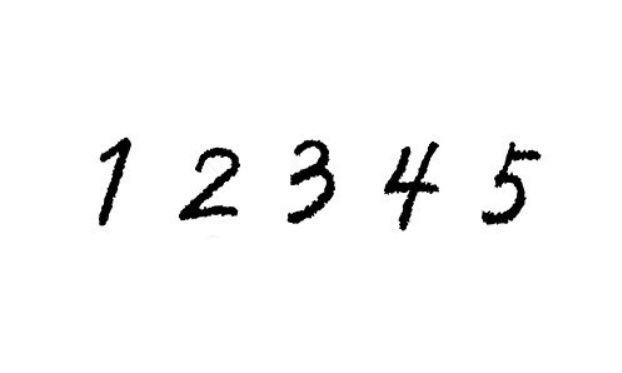
#> input picture test_picture/12345.png, 622 x 373 px, found by its file name
$ jupyter execute --allow-errors Number_Inference_Mnist3.ipynb
#> lines starting #> are read from the running program, lines starting #| are printed output that depends on the picture; after the words box and inside, x2 and y2 are one past the last pixel; in counts of white or black regions, pixels touching at a corner belong together
[cell 1]
import numpy as np
import cv2


from keras.models import load_model
#> (the rest of this cell did not finish here and is left out)

[cell 2]
img_1 = cv2.imread(r'C:\Users\timch\MyPython\opencv_test\12345.png')
#> img_1 is the input picture: shape (373, 622, 3); min 0, max 255, mean 247.5
img_2 = img_1[0:480, 80:560]
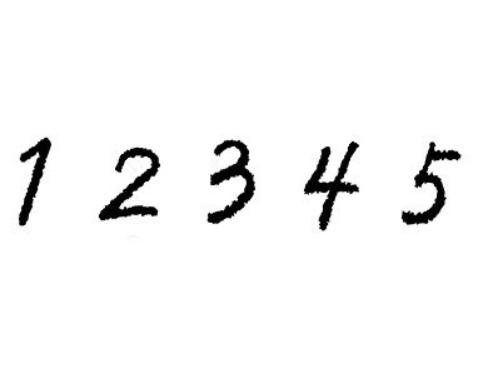
#> img_2: shape (373, 480, 3); min 0, max 255, mean 245.3
imgContour = img_2.copy()
cv2.imshow('Camera', img_2)

# canny
img_2_gray = cv2.cvtColor(img_2, cv2.COLOR_BGR2GRAY)
canny = cv2.Canny(img_2_gray, 150, 200)
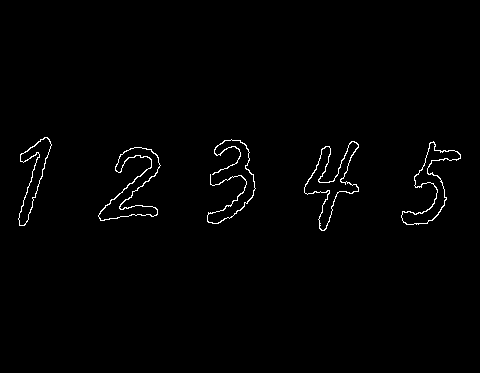
#> canny: shape (373, 480); 1.1% white in thin lines or dots, all inside (x1, y1, x2, y2) = (18, 137, 461, 231)
contours, hierarchy = cv2.findContours(
    canny, cv2.RETR_EXTERNAL, cv2.CHAIN_APPROX_NONE)
#> contours = 5 contours; box (x1, y1, x2, y2) and area: (98, 147, 161, 221) 1548, (304, 141, 359, 231) 1536, (401, 141, 461, 225) 1346, (18, 137, 52, 226) 1015, (207, 139, 256, 224) 100
cv2.imshow('canny', canny)

# find contour
position = []
for cnt in contours:
    cv2.drawContours(imgContour, cnt, -1, (255, 0, 0), 1)
    arcLengthh = cv2.arcLength(cnt, True)
    if arcLengthh > 100 and arcLengthh < 800:
        peri = cv2.arcLength(cnt, False)
        vertices = cv2.approxPolyDP(cnt, peri*0.02, False)
        x, y, w, h = cv2.boundingRect(vertices)
        pos = [x, y, w, h]
        position.append(pos)
        cv2.rectangle(imgContour, (x, y), (x+w, y+h), (0, 255, 0), 4)
#> this loop made 5 passes
#> (arcLengthh, peri, x, y, w, h) on passes 1 to 5: (391.2, 390.2, 100, 147, 61, 74), (346.3, 344.9, 402, 141, 59, 84), (386.4, 385.4, 307, 141, 52, 90), (732.3, 730.9, 208, 139, 48, 84), (255.1, 254.1, 19, 137, 33, 89)
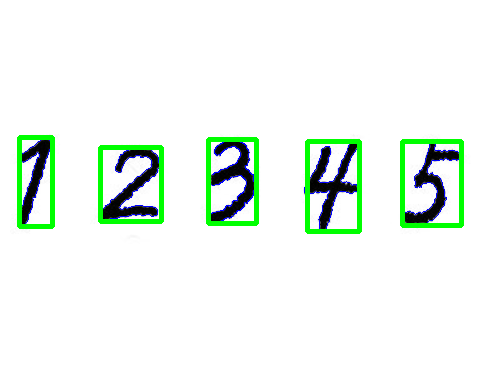
#> imgContour: shape (373, 480, 3); 4.47% of pixels changed, all inside (x1, y1, x2, y2) = (17, 135, 464, 234)
#> after the loop, position = [[100, 147, 61, 74], [402, 141, 59, 84], [307, 141, 52, 90], [208, 139, 48, 84], [19, 137, 33, 89]]
cv2.imshow('imgContour', imgContour)

# sort position
position.sort()

# crop img
crop_img = []
for p in position:
    x, y, w, h = p
    crop = img_2[y:y+h, x:x+w]
    crop_img.append(crop)
#> this loop made 5 passes
#> pass 1, `crop = img_2[y:y+h, x:x+w]`:
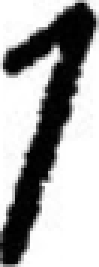
#> crop: shape (89, 33, 3) (shown 3 times larger); min 0, max 255, mean 168.6
#> pass 2, `crop = img_2[y:y+h, x:x+w]`:
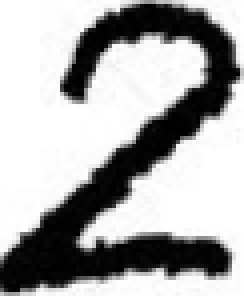
#> crop: shape (74, 61, 3) (shown 4 times larger); min 0, max 255, mean 170.4
#> pass 3, `crop = img_2[y:y+h, x:x+w]`:
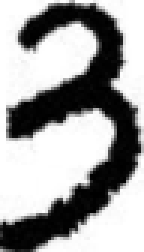
#> crop: shape (84, 48, 3) (shown 3 times larger); min 0, max 255, mean 160.4
#> after the loop, crop_img = 5 items
#> `cro = cv2.resize(cro, (480, 480))`:
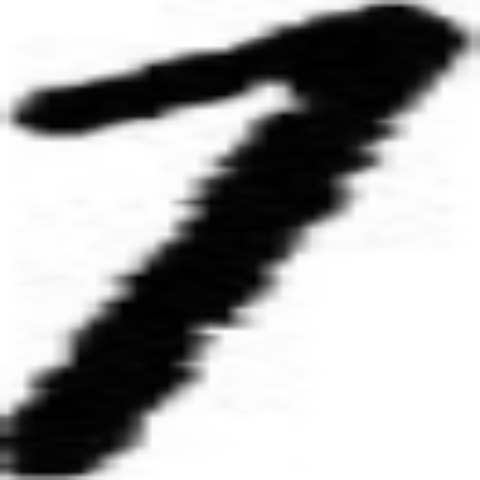
#> cro: shape (480, 480, 3); min 0, max 255, mean 168.5
#> `img_3 = 255 - cro_gray`:
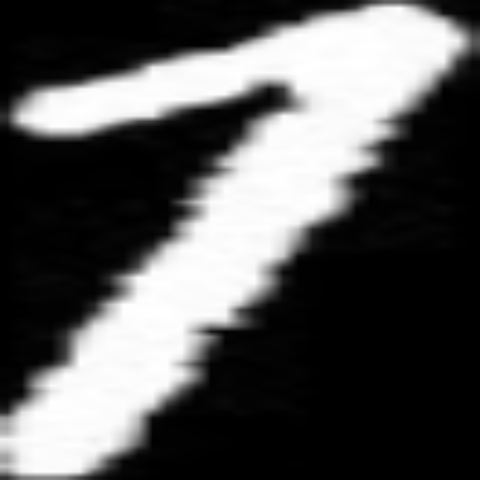
#> img_3: shape (480, 480); min 0, max 255, mean 86.5
#> `img_3_min = np.amin(img_3)`: img_3_min = 0
#> `img_6 = cv2.dilate(img_5, kernel, iterations=3)`:
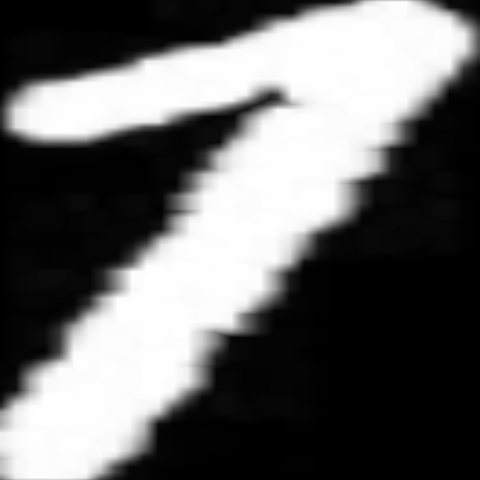
#> img_6: shape (480, 480) float32; min 0, max 255, mean 103.5
#> `img_7 = cv2.resize(img_6, (28, 28), 1)`:
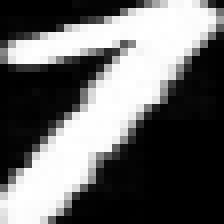
#> img_7: shape (28, 28) float32 (shown 8 times larger); min 0, max 255, mean 103.6

# convert to mnist
n = 1
#> (the rest of this cell did not finish here and is left out)

$ run again, with test_picture/038.png copied over test_picture/12345.png
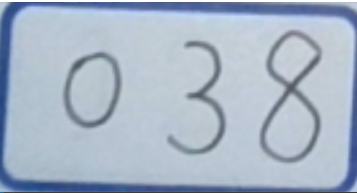
#> input picture test_picture/038.png, 357 x 193 px, found by its file name
#> img_1 is the input picture: shape (193, 357, 3); mean B, G, R 198.5, 181.5, 167.8
#> `canny = cv2.Canny(img_2_gray, 150, 200)`:
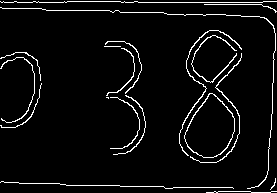
#> canny: shape (193, 277); 5% white in thin lines or dots
#> contours = 19 contours, 10 with area under 20; largest, box (x1, y1, x2, y2) and area: (184, 93, 235, 158) 2184, (179, 30, 242, 156) 72, (191, 35, 237, 83) 60, (190, 53, 242, 163) 56, (113, 95, 146, 155) 26
#> the loop `for cnt in contours:` made 19 passes
#> (arcLengthh, peri, vertices, x, y, w, h) on passes 1, 2, 19: (144.1, 143.1, [[214, 191], [206, 192], [276, 191], [215, 191]], 206, 191, 71, 2), (474.3, 473.3, [[1, 181], [233, 188], [2, 181]], 1, 181, 233, 8), (566.9, 565.5, [[0, 1], [276, 1], [1, 2]], 0, 1, 277, 2)
#> after the loop `for cnt in contours:`: position = 15 items, first 6: [206, 191, 71, 2], [1, 181, 233, 8], [110, 97, 30, 52], [113, 95, 32, 60], [184, 93, 51, 65], [1, 83, 41, 45]
#> the loop `for p in position:` made 15 passes
#> (x, y, w, h) on passes 1 to 8: (0, 1, 277, 2), (0, 52, 41, 29), (0, 57, 35, 66), (1, 83, 41, 45), (1, 181, 233, 8), (105, 41, 37, 53), (106, 48, 28, 48), (110, 97, 30, 52)
#> after the loop `for p in position:`: crop_img = 15 items
#> img_3_min = 0
#> `img_5 = 255 * img_4 / (np.amax(img_4))`:
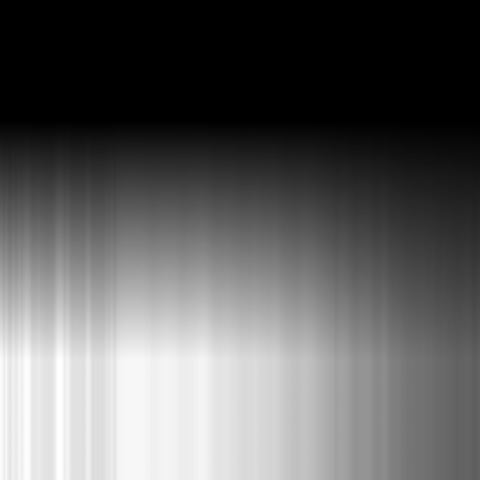
#> img_5: shape (480, 480) float32; min 0, max 255, mean 97.7

$ run again, with test_picture/1.png copied over test_picture/12345.png
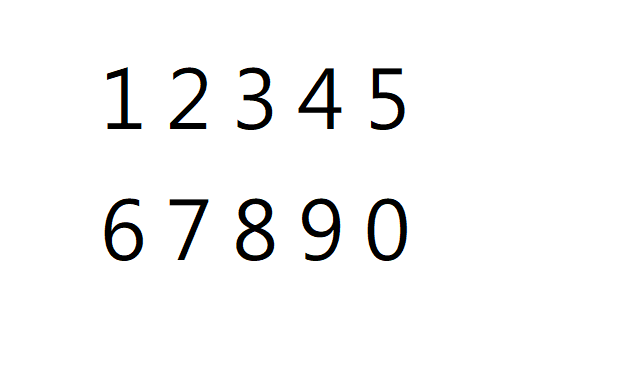
#> input picture test_picture/1.png, 622 x 373 px, found by its file name
#> img_1 is the input picture: shape (373, 622, 3); mean B, G, R 246.2, 246.2, 246.2
#> canny: shape (373, 480); 1.6% white in thin lines or dots, all inside (x1, y1, x2, y2) = (24, 67, 327, 261)
#> contours = 14 contours, 1 with area under 20; largest, box (x1, y1, x2, y2) and area: (287, 198, 327, 261) 2031, (222, 198, 261, 261) 1473, (218, 68, 262, 129) 1152, (291, 68, 325, 130) 782, (90, 67, 127, 129) 744
#> the loop `for cnt in contours:` made 14 passes
#> (arcLengthh, peri, x, y, w, h) on passes 4, 5, 6, 7, 8, 10, 11, 12: (211.3, 210.3, 90, 199, 39, 61), (175.1, 174.1, 287, 198, 40, 63), (233.3, 232.3, 223, 198, 37, 63), (394.8, 393.8, 156, 198, 39, 63), (462, 461, 24, 198, 39, 63), (263.6, 262.6, 291, 68, 34, 62), (186.7, 185.7, 218, 68, 44, 61), (543.4, 542.4, 157, 67, 36, 63)
#> after the loop `for cnt in contours:`: position = [[90, 199, 39, 61], [287, 198, 40, 63], [223, 198, 37, 63], [156, 198, 39, 63], [24, 198, 39, 63], [291, 68, 34, 62], [218, 68, 44, 61], [157, 67, 36, 63], [90, 67, 37, 62], [27, 67, 35, 62]]
#> the loop `for p in position:` made 10 passes
#> after the loop `for p in position:`: crop_img = 10 items
#> img_3_min = 0
#> `img_7 = cv2.resize(img_6, (28, 28), 1)`:
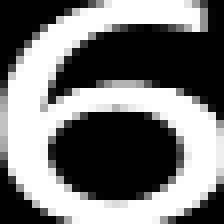
#> img_7: shape (28, 28) float32 (shown 8 times larger); min 0, max 255, mean 118.4
